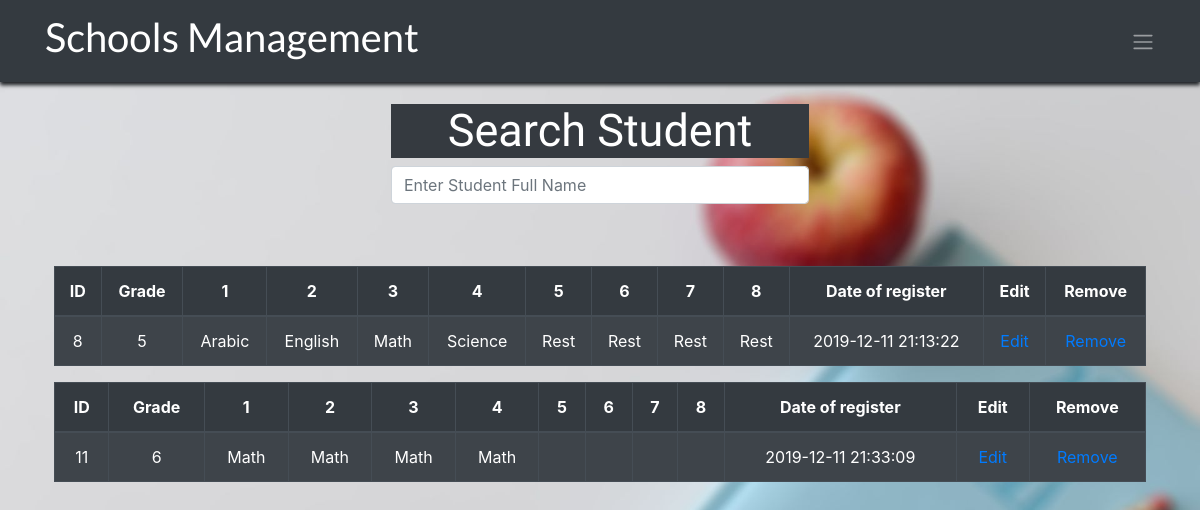
Screenshot of /institutions/show_data/search-schedules.php (signed in) with the database file from the repository.
### tables this page shows
CREATE TABLE `schedules` (
  `id` int(11) NOT NULL,
  `school_id` int(11) DEFAULT NULL,
  `appointment1` text DEFAULT NULL,
  `appointment2` text DEFAULT NULL,
  `appointment3` text DEFAULT NULL,
  `appointment4` text DEFAULT NULL,
  `appointment5` text DEFAULT NULL,
  `appointment6` text DEFAULT NULL,
  `appointment7` text DEFAULT NULL,
  `appointment8` text DEFAULT NULL,
  `date_of_register` timestamp NOT NULL DEFAULT current_timestamp(),
  `grade` text DEFAULT NULL
);

### institutions/show_data/search-schedules.php (the view, shortened to what this page needs)
<!DOCTYPE html>
<html>
<head>
  <link rel="stylesheet" href="https://stackpath.bootstrapcdn.com/bootstrap/4.3.1/css/bootstrap.min.css">
</head>
<body>
    <nav class="navbar navbar-expand-sm bg-dark navbar-dark">
        <div class="container">
            <a class="navbar-brand" href="../welcome.php">
                <h1 class="text-center navtitle">Schools Management</h1>
            </a>
            <ul class="nav navbar-nav ml-auto">
                <li class="nav-item dropdown ">
                    <a class="navbar-toggler-icon" href="#" id="navbardrop" data-toggle="dropdown"></a>
                </li>
            </ul>
    </nav>
    <div class="container">
    <div class="col-13 col-sm-6 col-md-5 mx-auto" style="padding: 2%;">
        <div class="form-group">
          <h2 class="text-center" style=" font-size: 45px; font-family:'Coustard', serif; color: #FFFFFF; background-color:#353a40;">Search Student</h2>
          <input type="text" name="search" id="search" autocomplete="off" class="form-control" placeholder="Enter Student Full Name">
        </div>
      </div>
    </div>
    <div class="container" style="padding: 2%;">
                    <?php
                    include("../config.php");
                    $query = "SELECT * FROM schedules";
                    $result = mysqli_query($link, $query);
                    if (mysqli_num_rows($result) > 0) {
                        while ($user = mysqli_fetch_array($result)) {
                            if ($user['school_id'] == (int)$_SESSION['id']) {
                            echo  "<table class='table table-bordered table-striped table-dark' style='width: 100%;'>";
                           echo    " <thead>";
                           echo   "<tr>";
                           echo           "  <th style='text-align: center;'>ID</th>
                                        <th style='text-align: center; '>Grade</th>
                                        <th style='text-align: center;'>1</th>
                                        <th style='text-align: center;'>2</th>
                                        <th style='text-align: center;'>3</th>
                                        <th style='text-align: center;'>4</th>
                                        <th style='text-align: center;'>5</th>
                                        <th style='text-align: center;'>6</th>
                                        <th style='text-align: center;'>7</th>
                                        <th style='text-align: center;'>8</th>
                                        <th style='text-align: center;'>Date of register</th>
                                        <th style='text-align: center;'>Edit</th>
                                        <th style='text-align: center;'>Remove</th>
                                    </tr>
                                </thead>
                                <tbody>
                                    <tr>";
                            echo "<td align='center'>" . $user['id'] . "</td>";
                            echo "<td align='center'>" . $user['grade'] . "</td>";
                            echo "<td align='center'>" . $user['appointment1'] . "</td>";
                            echo "<td align='center'>" . $user['appointment2'] . "</td>";
                            echo "<td align='center'>" . $user['appointment3'] . "</td>";
                            echo "<td align='center'>" . $user['appointment4'] . "</td>";
                            echo "<td align='center'>" . $user['appointment5'] . "</td>";
                            echo "<td align='center'>" . $user['appointment6'] . "</td>";
                            echo "<td align='center'>" . $user['appointment7'] . "</td>";
                            echo "<td align='center'>" . $user['appointment8'] . "</td>";
                            echo "<td align='center'>" . $user['date_of_register'] . "</td>";
                            echo ("<td align='center'><a href=\"../edit_data/edit-schedule.php?schedule_id=".$user['id']."\">Edit</a></td>");
                            echo ("<td align='center'><a href=\"../remove_data/remove-schedule.php?schedule_id=".$user['id']."\">Remove</a></td>");
                            echo "</tr>";
                        }
                    }
                }
                    ?>
        </table>
    </div>
</body>
</html>

### institutions/show_data/search-schedules.php (style rules this page uses)
body { background-image: url("../images/back22.jpg"); background-size: cover; }
.navtitle { font-family: 'Lato', sans-serif; }
.navbar { box-shadow: 0 3px 4px rgba(0, 0, 0, 0.16), 0 3px 4px; }

### rows the page displays
schedules: id "8", grade "5", appointment1 "Arabic", appointment2 "English", appointment3 "Math", appointment4 "Science", appointment5 "Rest", appointment6 "Rest", appointment7 "Rest", appointment8 "Rest", date_of_register "2019-12-11 21:13:22"
schedules: id "11", grade "6", appointment1 "Math", appointment2 "Math", appointment3 "Math", appointment4 "Math", date_of_register "2019-12-11 21:33:09"
